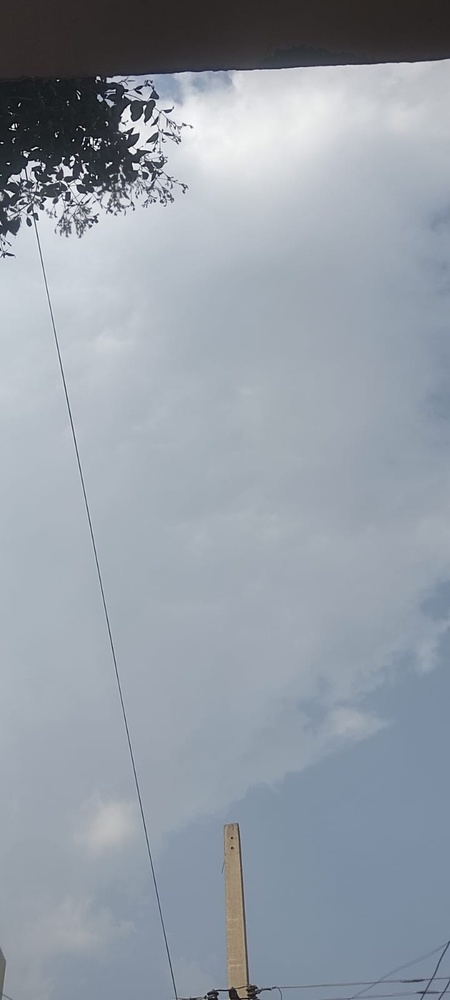
#> input picture backend/uploads/1781264518637-1.jpeg, 450 x 1000 px, shrunk from 720 x 1600 before the run
$ python brightness_analysis.py ../backend/uploads/1781264518637-1.jpeg
#> lines starting #> are read from the running program, lines starting #| are printed output that depends on the picture
import cv2
import numpy as np
import os
import sys

image_path = sys.argv[1]

if not os.path.exists(image_path):
    print("-1")
    exit()

image = cv2.imread(image_path)
#> image is the input picture: shape (1000, 450, 3); mean B, G, R 167.1, 157.2, 148.8

if image is None:
    print("-1")
    exit()

gray = cv2.cvtColor(image, cv2.COLOR_BGR2GRAY)
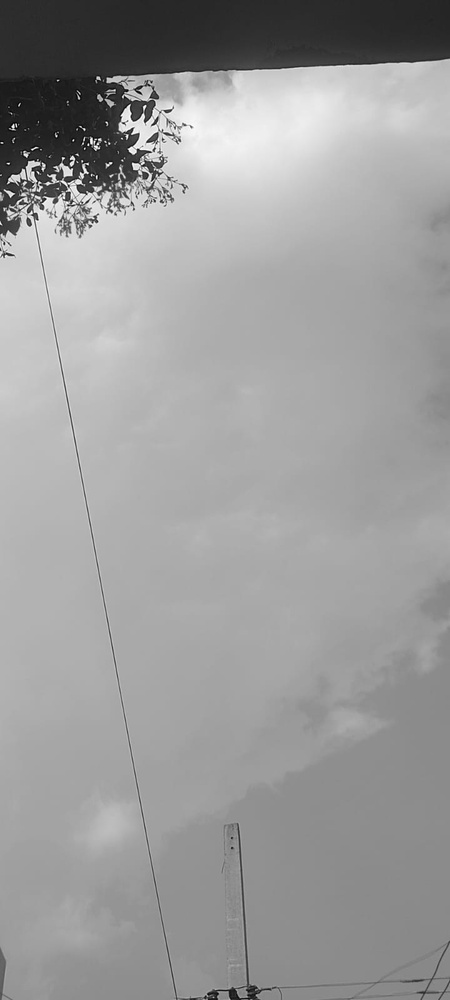
#> gray: shape (1000, 450); min 0, max 255, mean 155.8

brightness = np.mean(gray)
#> brightness = 155.8

pollution_score = round((brightness / 255) * 100, 2)
#> pollution_score = 61.09

print(pollution_score)
#| 61.09

$ run again, on backend/uploads/1781266140766-2.jpeg
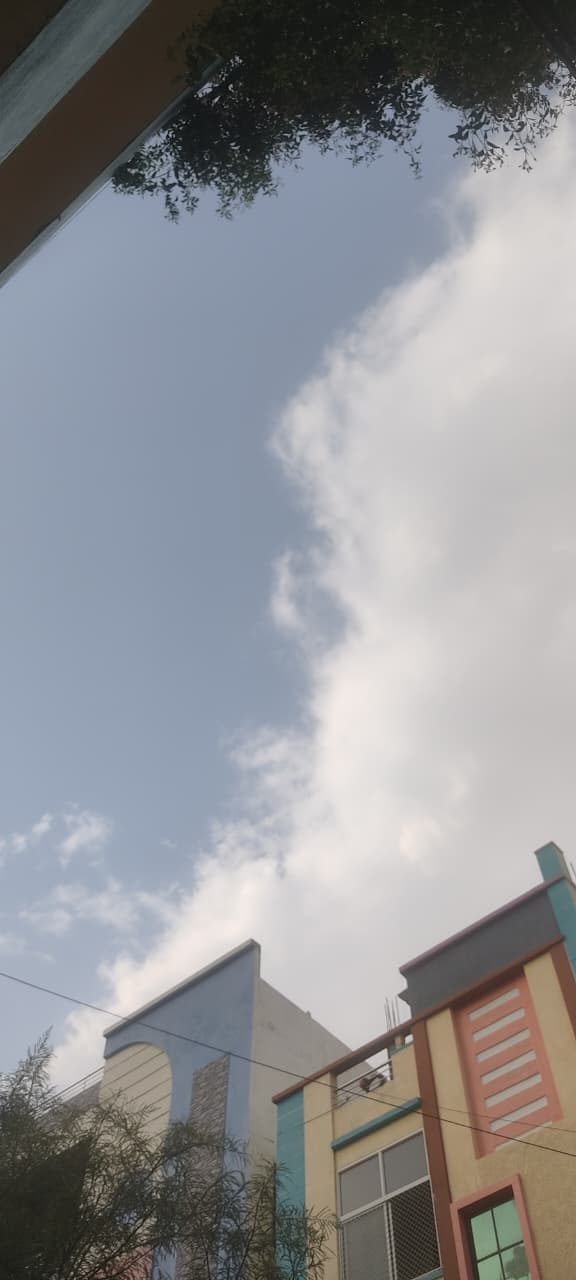
#> input picture backend/uploads/1781266140766-2.jpeg, 576 x 1280 px
#> image is the input picture: shape (1280, 576, 3); mean B, G, R 148.6, 145, 143.8
#> `gray = cv2.cvtColor(image, cv2.COLOR_BGR2GRAY)`:
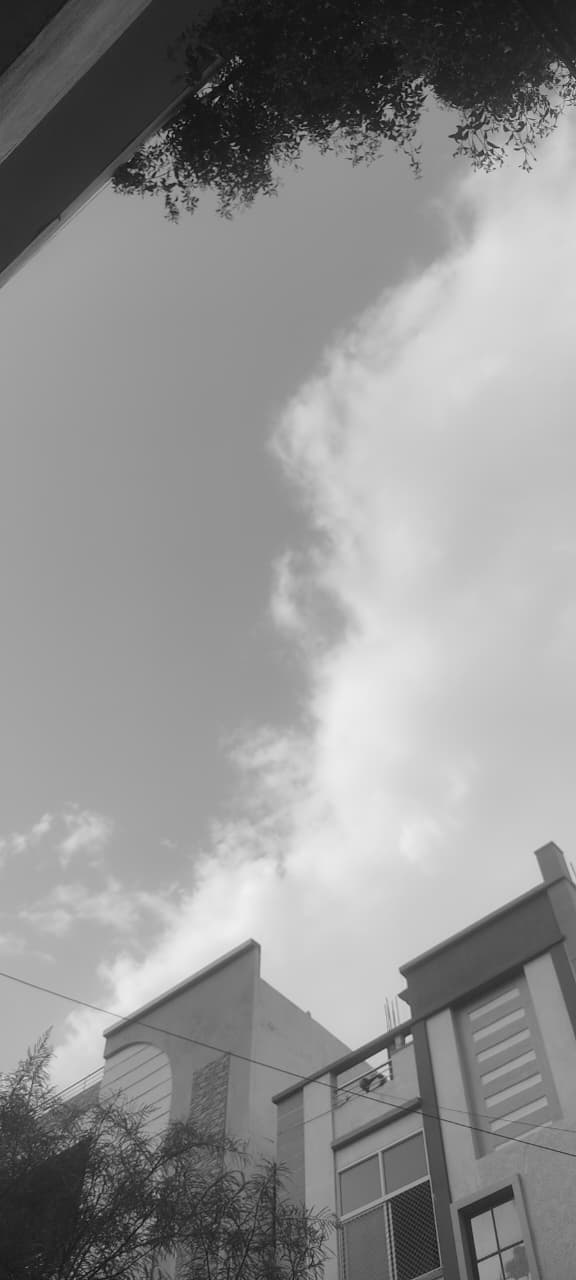
#> gray: shape (1280, 576); min 3, max 241, mean 145
#> brightness = 145
#> pollution_score = 56.87
#| 56.87
